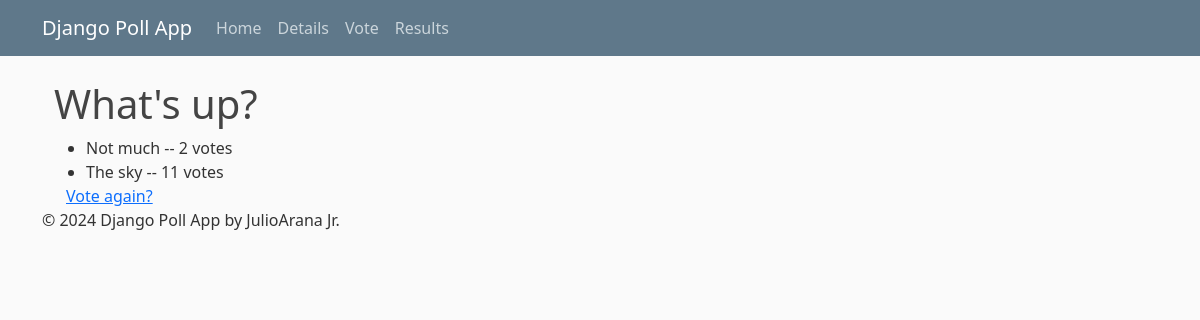
/polls/1/results/, run on an earlier commit of the app's database.
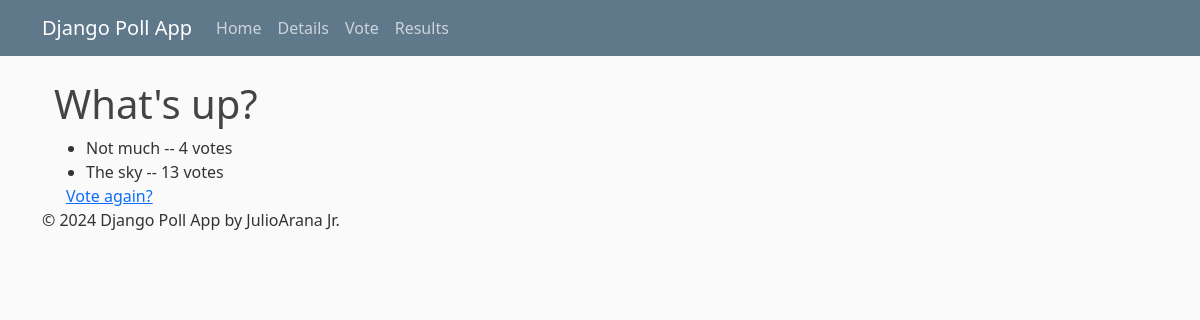
And on a later commit of the database.
### polls/models.py (models this page shows, shortened)
class Question(models.Model):
    question_text = models.CharField(max_length=200)
    pub_date = models.DateTimeField("date published")

class Choice(models.Model): # Choice is for the choices and the votes
    question = models.ForeignKey(Question, on_delete=models.CASCADE)
    choice_text = models.CharField(max_length=200)
    votes = models.IntegerField(default=0)

### polls/views.py (the view)
# urls.py: path("<int:pk>/results/", views.ResultsView.as_view(), name="results"),
class ResultsView(generic.DetailView):
    model = Question
    template_name = "polls/results.html"

### polls/templates/polls/results.html
{% extends "polls/base.html" %}
{% block content %}
    <div class="container">
        <h1>{{ question.question_text }}</h1>
        <ul>
            {% for choice in question.choice_set.all %}
            <li>{{ choice.choice_text }} -- {{ choice.votes }} vote{{ choice.votes|pluralize }}</li>
            {% endfor %}
        </ul>
        <div class="container">
            <a href="{% url 'polls:detail' question.id %}">Vote again?</a>
        </div>
    </div>
{% endblock %}

### polls/templates/polls/base.html (shortened to what this page needs)
{% load static %}
<!doctype html>
<html lang="en">
<head>
    <link href="https://cdn.jsdelivr.net/npm/bootstrap@5.3.3/dist/css/bootstrap.min.css" rel="stylesheet">
    <link rel="stylesheet" type="text/css" href="{% static 'polls/main.css' %}">
</head>
<body>
    <header class="site-header">
        <nav class="navbar navbar-expand-md navbar-dark bg-steel fixed-top">
            <div class="container">
                <a class="navbar-brand mr-4" href="{% url 'polls:index' %}">Django Poll App</a>
                <div class="collapse navbar-collapse" id="navbarToggle">
                    <div class="navbar-nav mr-auto">
                        <a class="nav-item nav-link" href="{% url 'polls:index' %}">Home</a>
                        <a class="nav-item nav-link" href="#">Details</a>
                    </div>
                    <div class="navbar-nav">
                        <a class="nav-item nav-link" href="#">Vote</a>
                        <a class="nav-item nav-link" href="#">Results</a>
                    </div>
                </div>
            </div>
        </nav>
    </header>
    <main role="main" class="container">
        <div class="row">
            <div class="col-md-8">
                {% block content %}
                {% endblock %}
            </div>
        </div>
    </main>
    <footer class="site-footer">
        <div class="container">
            <p>&copy; 2024 Django Poll App by JulioArana Jr.</p>
        </div>
    </footer>
</body>
</html>

### polls/static/polls/main.css (style rules this page uses)
body { background: #fafafa; color: #333333; margin-top: 5rem; }
h1, h2, h3, h4, h5, h6 { color: #444444; }
ul { margin: 0; }
.bg-steel { background-color: #5f788a; }
.site-header .navbar-nav .nav-link { color: #cbd5db; }

What changed in the data, as far as the page shows it:
changed Choice "Not much": votes "2" → "4"
changed Choice "The sky": votes "11" → "13"
